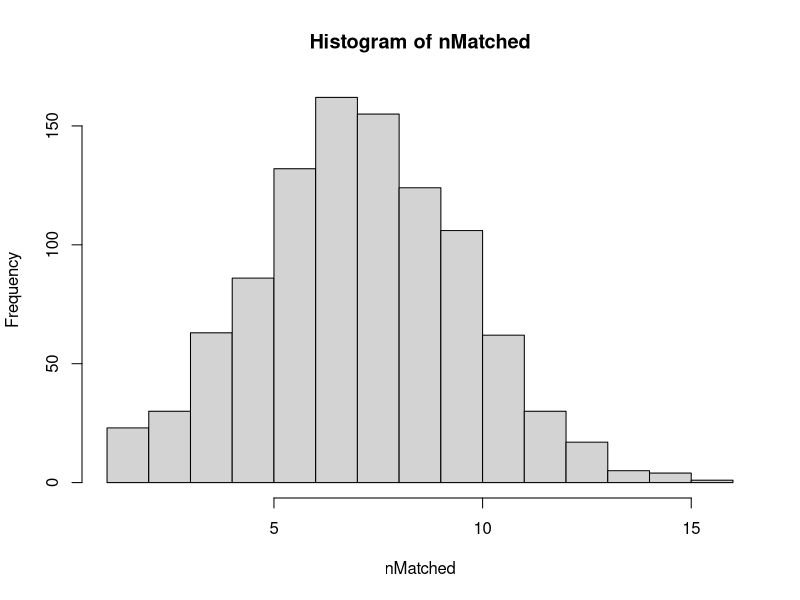

R code for this plot:
## Explore hort farm pond GHG dataset from Robert Johnson & Grace Wilkinson 
## and begin prototyping new analyses

rm(list=ls())

# setwd(dirname(rstudioapi::getActiveDocumentContext()$path))

# data
dat.raw <- read.csv("Data/ghg-model-dataset_2024-07-26.csv")

# absolute value of ecosystem respiration values (lower values of R denote higher rates of respiration)
dat.raw <- dat.raw |> dplyr::mutate(R = abs(R))


## basic exploration of data contents
str(dat.raw)
unique(dat.raw$pond_id)
unique(dat.raw$doy)
unique(dat.raw$treatment)

## add food web treatment
dat.raw$foodweb <- NA
dat.raw$foodweb[dat.raw$pond_id %in% c("B","F")] <- "low"
dat.raw$foodweb[dat.raw$pond_id %in% c("A","D")] <- "int"
dat.raw$foodweb[dat.raw$pond_id %in% c("C","E")] <- "hi"

dat.raw = dat.raw |> dplyr::mutate(treatment = dplyr::case_when(treatment=="reference" ~ "ref",
                                                                treatment=="pulsed" ~ "puls"))

# define some time periods of interest
wwidth <- 5 #days: width of windows, e.g. following nutrient pulses
pulse1 <- 177: (177 + wwidth - 1)#doy
pulse2 <- 212: (212 + wwidth - 1)
derecho <- 224: (224 + wwidth - 1)
heatwave <- 185:190


varlist <- colnames(dat.raw)
# varlist <- varlist[!varlist %in% c("pond_id","treatment","date","doy","period","week","flag","foodweb",
#                                    "sonde_strat","sonde_strat","sonde_zmix","salinity", "bottom_salinity",
#                                    "wind_speed","wind_U10","ph","bottom_ph","nox","phyco","bottom_phyco")]

# varlist <- varlist[varlist %in% c("ch4_flux","co2_flux",
#                                   "GPP","R","NEP",
#                                   "do_sat","bottom_do_sat",
#                                   "temp", "bottom_temp",
#                                   "tn","tp")]

varlist.main <- c("ch4_flux","co2_flux",
                  "GPP","R","NEP",
                  "do_sat","bottom_do_sat",
                  "temp", "bottom_temp",
                  "tn","tp")

units <- c("(mmol CH4 m-2 d-1)", "(mmol CO2 m-2 d-1)", 
               "(mg O2 m-2 d-1)", "(mg O2 m-2 d-1)", "(mg O2 m-2 d-1)", 
               "(% sat.)", "(% sat.)",
               "(C)", "(C)", 
               "(mg N L-1)", "(ug P L-1)")

var.units = setNames(as.data.frame(as.list(units)), varlist.main)



# cols <- c("green","yellow","red")
# cols <- c("red","yellow","green")  # make green the highest (rank 3)
cols <- c("#B9E5E8","#7AB2D3","#4A628A")  # blue ramp, light blue is lowest (rank 1) and dark blue is highest (rank 3)


# pdf("foodweb_consistency2.pdf", onefile=TRUE)

png("foodweb_test1.png", width=6, height=7, units="in", res=300)

par(mfrow=c(4,2), mar=c(2.5,2.5,2.5,0.5), oma=c(0,1.2,0,0.5))

for(var in varlist.main[1:4]){
  
  tmp <- dat.raw
  tmp$treatment = factor(tmp$treatment, levels=c("ref", "puls"))
  tmp$foodweb = factor(tmp$foodweb, levels=c("low","int","hi"))
  colnames(tmp)[colnames(tmp)==var] <- "var"
  boxplot(var ~ treatment + foodweb, data=tmp)
  mtext(paste0(var), line=1.1, cex=2/3)
  mtext(paste0(var.units[,var]), side=2, line=2.2, cex=2/3)

  pondmean.ref <- aggregate(dat.raw[dat.raw$treatment=="ref", var], 
                            by=list(dat.raw[dat.raw$treatment=="ref", "foodweb"]), FUN="mean", na.rm=TRUE)
  pondmean.pulse <- aggregate(dat.raw[dat.raw$treatment=="puls", var], 
                            by=list(dat.raw[dat.raw$treatment=="puls", "foodweb"]), FUN="mean", na.rm=TRUE)
  
  plotmat <- cbind(rank(pondmean.ref$x), rank(pondmean.pulse$x))[c(3,2,1),]  # need to update this order [c(3,2,1)] if names (and alphabetical order) of fw levels change
  image(x=1:3, y=1:2, z=plotmat, col=cols, xaxt="n", yaxt="n", xlab="", ylab="")
  axis(1, at=1:3, labels=c("low","intermediate","high"))
  axis(2, at=1:2, labels=c("ref","pulse"))
  mtext(paste0("Spearman correlation = ", cor(pondmean.ref$x, pondmean.pulse$x, method="spearman", 
                                              use="pairwise.complete.obs")), line=0.1, cex=2/3)
  mtext(paste0(var), line=1.1, cex=2/3)

  
}

dev.off()



nreps <- 1000
nvars <- length(varlist)


nMatched <- rep(NA, nreps)

for(ii in 1:nreps){
  
  tmpCount <- 0
  
  for(jj in 1:nvars){
    xx <- sample(1:3, 3)
    yy <- sample(1:3, 3)
    
    if(all(xx==yy)){tmpCount <- tmpCount + 1}
    
  }
  nMatched[ii] <- tmpCount
  
}

hist(nMatched)

quantile(nMatched, 0.95)
